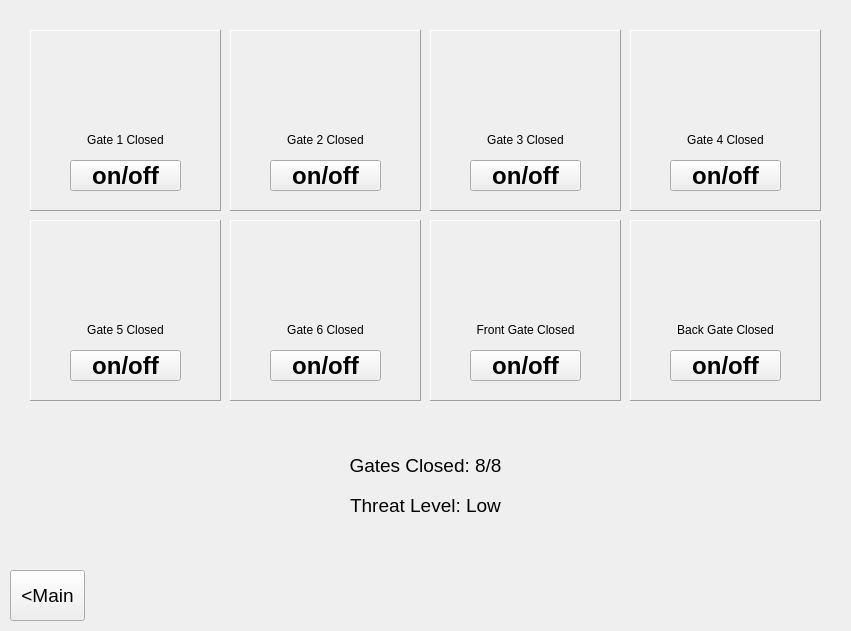
   <widget class="QWidget" name="gateScreen" native="true">
    <property name="geometry">
     <rect>
      <x>0</x>
      <y>-1</y>
      <width>851</width>
      <height>631</height>
     </rect>
    </property>
    <widget class="QFrame" name="Gate4Box">
     <property name="geometry">
      <rect>
       <x>630</x>
       <y>30</y>
       <width>191</width>
       <height>181</height>
      </rect>
     </property>
     <property name="frameShape">
      <enum>QFrame::Panel</enum>
     </property>
     <property name="frameShadow">
      <enum>QFrame::Raised</enum>
     </property>
     <widget class="QLabel" name="Gate4Data">
      <property name="geometry">
       <rect>
        <x>0</x>
        <y>100</y>
        <width>191</width>
        <height>20</height>
       </rect>
      </property>
      <property name="text">
       <string>Gate 4 Closed</string>
      </property>
      <property name="alignment">
       <set>Qt::AlignCenter</set>
      </property>
     </widget>
     <widget class="QPushButton" name="gate4btn">
      <property name="geometry">
       <rect>
        <x>40</x>
        <y>130</y>
        <width>111</width>
        <height>31</height>
       </rect>
      </property>
      <property name="font">
       <font>
        <pointsize>18</pointsize>
        <bold>true</bold>
       </font>
      </property>
      <property name="text">
       <string>on/off</string>
      </property>
     </widget>
     <widget class="QLabel" name="Gate4LED">
      <property name="geometry">
       <rect>
        <x>0</x>
        <y>0</y>
        <width>191</width>
        <height>101</height>
       </rect>
      </property>
      <property name="frameShape">
       <enum>QFrame::NoFrame</enum>
      </property>
      <property name="frameShadow">
       <enum>QFrame::Raised</enum>
      </property>
      <property name="text">
       <string>&lt;html&gt;&lt;head/&gt;&lt;body&gt;&lt;p&gt;&lt;img src=&quot;:/JurassicSCADA/LEDgreen.png&quot;/&gt;&lt;/p&gt;&lt;/body&gt;&lt;/html&gt;</string>
      </property>
      <property name="alignment">
       <set>Qt::AlignCenter</set>
      </property>
     </widget>
    </widget>
    <widget class="QFrame" name="Gate3Box">
     <property name="geometry">
      <rect>
       <x>430</x>
       <y>30</y>
       <width>191</width>
       <height>181</height>
      </rect>
     </property>
     <property name="frameShape">
      <enum>QFrame::Panel</enum>
     </property>
     <property name="frameShadow">
      <enum>QFrame::Raised</enum>
     </property>
     <widget class="QLabel" name="Gate3Data">
      <property name="geometry">
       <rect>
        <x>0</x>
        <y>100</y>
        <width>191</width>
        <height>20</height>
       </rect>
      </property>
      <property name="text">
       <string>Gate 3 Closed</string>
      </property>
      <property name="alignment">
       <set>Qt::AlignCenter</set>
      </property>
     </widget>
     <widget class="QPushButton" name="gate3btn">
      <property name="geometry">
       <rect>
        <x>40</x>
        <y>130</y>
        <width>111</width>
        <height>31</height>
       </rect>
      </property>
      <property name="font">
       <font>
        <pointsize>18</pointsize>
        <bold>true</bold>
       </font>
      </property>
      <property name="text">
       <string>on/off</string>
      </property>
     </widget>
     <widget class="QLabel" name="Gate3LED">
      <property name="geometry">
       <rect>
        <x>0</x>
        <y>0</y>
        <width>191</width>
        <height>101</height>
       </rect>
      </property>
      <property name="frameShape">
       <enum>QFrame::NoFrame</enum>
      </property>
      <property name="frameShadow">
       <enum>QFrame::Raised</enum>
      </property>
      <property name="text">
       <string>&lt;html&gt;&lt;head/&gt;&lt;body&gt;&lt;p&gt;&lt;img src=&quot;:/JurassicSCADA/LEDgreen.png&quot;/&gt;&lt;/p&gt;&lt;/body&gt;&lt;/html&gt;</string>
      </property>
      <property name="alignment">
       <set>Qt::AlignCenter</set>
      </property>
     </widget>
    </widget>
    <widget class="QFrame" name="Gate2Box">
     <property name="geometry">
      <rect>
       <x>230</x>
       <y>30</y>
       <width>191</width>
       <height>181</height>
      </rect>
     </property>
     <property name="frameShape">
      <enum>QFrame::Panel</enum>
     </property>
     <property name="frameShadow">
      <enum>QFrame::Raised</enum>
     </property>
     <widget class="QLabel" name="Gate2Data">
      <property name="geometry">
       <rect>
        <x>0</x>
        <y>100</y>
        <width>191</width>
        <height>20</height>
       </rect>
      </property>
      <property name="text">
       <string>Gate 2 Closed</string>
      </property>
      <property name="alignment">
       <set>Qt::AlignCenter</set>
      </property>
     </widget>
     <widget class="QPushButton" name="gate2btn">
      <property name="geometry">
       <rect>
        <x>40</x>
        <y>130</y>
        <width>111</width>
        <height>31</height>
       </rect>
      </property>
      <property name="font">
       <font>
        <pointsize>18</pointsize>
        <bold>true</bold>
       </font>
      </property>
      <property name="text">
       <string>on/off</string>
      </property>
     </widget>
     <widget class="QLabel" name="Gate2LED">
      <property name="geometry">
       <rect>
        <x>0</x>
        <y>0</y>
        <width>191</width>
        <height>101</height>
       </rect>
      </property>
      <property name="frameShape">
       <enum>QFrame::NoFrame</enum>
      </property>
      <property name="frameShadow">
       <enum>QFrame::Raised</enum>
      </property>
      <property name="text">
       <string>&lt;html&gt;&lt;head/&gt;&lt;body&gt;&lt;p&gt;&lt;img src=&quot;:/JurassicSCADA/LEDgreen.png&quot;/&gt;&lt;/p&gt;&lt;/body&gt;&lt;/html&gt;</string>
      </property>
      <property name="alignment">
       <set>Qt::AlignCenter</set>
      </property>
     </widget>
    </widget>
    <widget class="QFrame" name="Gate1Box">
     <property name="geometry">
      <rect>
       <x>30</x>
       <y>30</y>
       <width>191</width>
       <height>181</height>
      </rect>
     </property>
     <property name="frameShape">
      <enum>QFrame::Panel</enum>
     </property>
     <property name="frameShadow">
      <enum>QFrame::Raised</enum>
     </property>
     <widget class="QLabel" name="Gate1Data">
      <property name="geometry">
       <rect>
        <x>0</x>
        <y>100</y>
        <width>191</width>
        <height>20</height>
       </rect>
      </property>
      <property name="text">
       <string>Gate 1 Closed</string>
      </property>
      <property name="alignment">
       <set>Qt::AlignCenter</set>
      </property>
     </widget>
     <widget class="QPushButton" name="gate1btn">
      <property name="geometry">
       <rect>
        <x>40</x>
        <y>130</y>
        <width>111</width>
        <height>31</height>
       </rect>
      </property>
      <property name="font">
       <font>
        <pointsize>18</pointsize>
        <bold>true</bold>
       </font>
      </property>
      <property name="text">
       <string>on/off</string>
      </property>
     </widget>
     <widget class="QLabel" name="Gate1LED">
      <property name="geometry">
       <rect>
        <x>0</x>
        <y>0</y>
        <width>191</width>
        <height>101</height>
       </rect>
      </property>
      <property name="frameShape">
       <enum>QFrame::NoFrame</enum>
      </property>
      <property name="frameShadow">
       <enum>QFrame::Raised</enum>
      </property>
      <property name="text">
       <string>&lt;html&gt;&lt;head/&gt;&lt;body&gt;&lt;p&gt;&lt;img src=&quot;:/JurassicSCADA/LEDgreen.png&quot;/&gt;&lt;/p&gt;&lt;/body&gt;&lt;/html&gt;
</string>
      </property>
      <property name="alignment">
       <set>Qt::AlignCenter</set>
      </property>
     </widget>
    </widget>
    <widget class="QFrame" name="Gate5Box">
     <property name="geometry">
      <rect>
       <x>30</x>
       <y>220</y>
       <width>191</width>
       <height>181</height>
      </rect>
     </property>
     <property name="frameShape">
      <enum>QFrame::Panel</enum>
     </property>
     <property name="frameShadow">
      <enum>QFrame::Raised</enum>
     </property>
     <widget class="QLabel" name="Gate5Data">
      <property name="geometry">
       <rect>
        <x>0</x>
        <y>100</y>
        <width>191</width>
        <height>20</height>
       </rect>
      </property>
      <property name="text">
       <string>Gate 5 Closed</string>
      </property>
      <property name="alignment">
       <set>Qt::AlignCenter</set>
      </property>
     </widget>
     <widget class="QPushButton" name="gate5btn">
      <property name="geometry">
       <rect>
        <x>40</x>
        <y>130</y>
        <width>111</width>
        <height>31</height>
       </rect>
      </property>
      <property name="font">
       <font>
        <pointsize>18</pointsize>
        <bold>true</bold>
       </font>
      </property>
      <property name="text">
       <string>on/off</string>
      </property>
     </widget>
     <widget class="QLabel" name="Gate5LED">
      <property name="geometry">
       <rect>
        <x>0</x>
        <y>0</y>
        <width>191</width>
        <height>101</height>
       </rect>
      </property>
      <property name="frameShape">
       <enum>QFrame::NoFrame</enum>
      </property>
      <property name="frameShadow">
       <enum>QFrame::Raised</enum>
      </property>
      <property name="text">
       <string>&lt;html&gt;&lt;head/&gt;&lt;body&gt;&lt;p&gt;&lt;img src=&quot;:/JurassicSCADA/LEDgreen.png&quot;/&gt;&lt;/p&gt;&lt;/body&gt;&lt;/html&gt;</string>
      </property>
      <property name="alignment">
       <set>Qt::AlignCenter</set>
      </property>
     </widget>
    </widget>
    <widget class="QFrame" name="Gate6Box">
     <property name="geometry">
      <rect>
       <x>230</x>
       <y>220</y>
       <width>191</width>
       <height>181</height>
      </rect>
     </property>
     <property name="frameShape">
      <enum>QFrame::Panel</enum>
     </property>
     <property name="frameShadow">
      <enum>QFrame::Raised</enum>
     </property>
     <widget class="QLabel" name="Gate6Data">
      <property name="geometry">
       <rect>
        <x>0</x>
        <y>100</y>
        <width>191</width>
        <height>20</height>
       </rect>
      </property>
      <property name="text">
       <string>Gate 6 Closed</string>
      </property>
      <property name="alignment">
       <set>Qt::AlignCenter</set>
      </property>
     </widget>
     <widget class="QPushButton" name="gate6btn">
      <property name="geometry">
       <rect>
        <x>40</x>
        <y>130</y>
        <width>111</width>
        <height>31</height>
       </rect>
      </property>
      <property name="font">
       <font>
        <pointsize>18</pointsize>
        <bold>true</bold>
       </font>
      </property>
      <property name="text">
       <string>on/off</string>
      </property>
     </widget>
     <widget class="QLabel" name="Gate6LED">
      <property name="geometry">
       <rect>
        <x>0</x>
        <y>0</y>
        <width>191</width>
        <height>101</height>
       </rect>
      </property>
      <property name="frameShape">
       <enum>QFrame::NoFrame</enum>
      </property>
      <property name="frameShadow">
       <enum>QFrame::Raised</enum>
      </property>
      <property name="text">
       <string>&lt;html&gt;&lt;head/&gt;&lt;body&gt;&lt;p&gt;&lt;img src=&quot;:/JurassicSCADA/LEDgreen.png&quot;/&gt;&lt;/p&gt;&lt;/body&gt;&lt;/html&gt;</string>
      </property>
      <property name="alignment">
       <set>Qt::AlignCenter</set>
      </property>
     </widget>
    </widget>
    <widget class="QFrame" name="Gate7Box">
     <property name="geometry">
      <rect>
       <x>430</x>
       <y>220</y>
       <width>191</width>
       <height>181</height>
      </rect>
     </property>
     <property name="frameShape">
      <enum>QFrame::Panel</enum>
     </property>
     <property name="frameShadow">
      <enum>QFrame::Raised</enum>
     </property>
     <widget class="QLabel" name="Gate7Data">
      <property name="geometry">
       <rect>
        <x>0</x>
        <y>100</y>
        <width>191</width>
        <height>20</height>
       </rect>
      </property>
      <property name="text">
       <string>Front Gate Closed</string>
      </property>
      <property name="alignment">
       <set>Qt::AlignCenter</set>
      </property>
     </widget>
     <widget class="QPushButton" name="gate7btn">
      <property name="geometry">
       <rect>
        <x>40</x>
        <y>130</y>
        <width>111</width>
        <height>31</height>
       </rect>
      </property>
      <property name="font">
       <font>
        <pointsize>18</pointsize>
        <bold>true</bold>
       </font>
      </property>
      <property name="text">
       <string>on/off</string>
      </property>
     </widget>
     <widget class="QLabel" name="Gate7LED">
      <property name="geometry">
       <rect>
        <x>0</x>
        <y>0</y>
        <width>191</width>
        <height>101</height>
       </rect>
      </property>
      <property name="frameShape">
       <enum>QFrame::NoFrame</enum>
      </property>
      <property name="frameShadow">
       <enum>QFrame::Raised</enum>
      </property>
      <property name="text">
       <string>&lt;html&gt;&lt;head/&gt;&lt;body&gt;&lt;p&gt;&lt;img src=&quot;:/JurassicSCADA/LEDgreen.png&quot;/&gt;&lt;/p&gt;&lt;/body&gt;&lt;/html&gt;</string>
      </property>
      <property name="alignment">
       <set>Qt::AlignCenter</set>
      </property>
     </widget>
    </widget>
    <widget class="QFrame" name="Gate8Box">
     <property name="geometry">
      <rect>
       <x>630</x>
       <y>220</y>
       <width>191</width>
       <height>181</height>
      </rect>
     </property>
     <property name="frameShape">
      <enum>QFrame::Panel</enum>
     </property>
     <property name="frameShadow">
      <enum>QFrame::Raised</enum>
     </property>
     <widget class="QLabel" name="Gate8Data">
      <property name="geometry">
       <rect>
        <x>0</x>
        <y>100</y>
        <width>191</width>
        <height>20</height>
       </rect>
      </property>
      <property name="text">
       <string>Back Gate Closed</string>
      </property>
      <property name="alignment">
       <set>Qt::AlignCenter</set>
      </property>
     </widget>
     <widget class="QPushButton" name="gate8btn">
      <property name="geometry">
       <rect>
        <x>40</x>
        <y>130</y>
        <width>111</width>
        <height>31</height>
       </rect>
      </property>
      <property name="font">
       <font>
        <pointsize>18</pointsize>
        <bold>true</bold>
       </font>
      </property>
      <property name="text">
       <string>on/off</string>
      </property>
     </widget>
     <widget class="QLabel" name="Gate8LED">
      <property name="geometry">
       <rect>
        <x>0</x>
        <y>0</y>
        <width>191</width>
        <height>101</height>
       </rect>
      </property>
      <property name="frameShape">
       <enum>QFrame::NoFrame</enum>
      </property>
      <property name="frameShadow">
       <enum>QFrame::Raised</enum>
      </property>
      <property name="text">
       <string>&lt;html&gt;&lt;head/&gt;&lt;body&gt;&lt;p&gt;&lt;img src=&quot;:/JurassicSCADA/LEDgreen.png&quot;/&gt;&lt;/p&gt;&lt;/body&gt;&lt;/html&gt;</string>
      </property>
      <property name="alignment">
       <set>Qt::AlignCenter</set>
      </property>
     </widget>
    </widget>
    <widget class="QPushButton" name="gatebackbtn">
     <property name="geometry">
      <rect>
       <x>10</x>
       <y>570</y>
       <width>75</width>
       <height>51</height>
      </rect>
     </property>
     <property name="font">
      <font>
       <family>Arial</family>
       <pointsize>14</pointsize>
      </font>
     </property>
     <property name="text">
      <string>&lt;Main</string>
     </property>
    </widget>
    <widget class="QLabel" name="GateMenuData1">
     <property name="geometry">
      <rect>
       <x>330</x>
       <y>450</y>
       <width>191</width>
       <height>31</height>
      </rect>
     </property>
     <property name="font">
      <font>
       <pointsize>14</pointsize>
      </font>
     </property>
     <property name="text">
      <string>Gates Closed: 8/8</string>
     </property>
     <property name="alignment">
      <set>Qt::AlignCenter</set>
     </property>
    </widget>
    <widget class="QLabel" name="GateMenuData2">
     <property name="geometry">
      <rect>
       <x>330</x>
       <y>490</y>
       <width>191</width>
       <height>31</height>
      </rect>
     </property>
     <property name="font">
      <font>
       <pointsize>14</pointsize>
      </font>
     </property>
     <property name="text">
      <string>Threat Level: Low</string>
     </property>
     <property name="alignment">
      <set>Qt::AlignCenter</set>
     </property>
    </widget>
   </widget>
